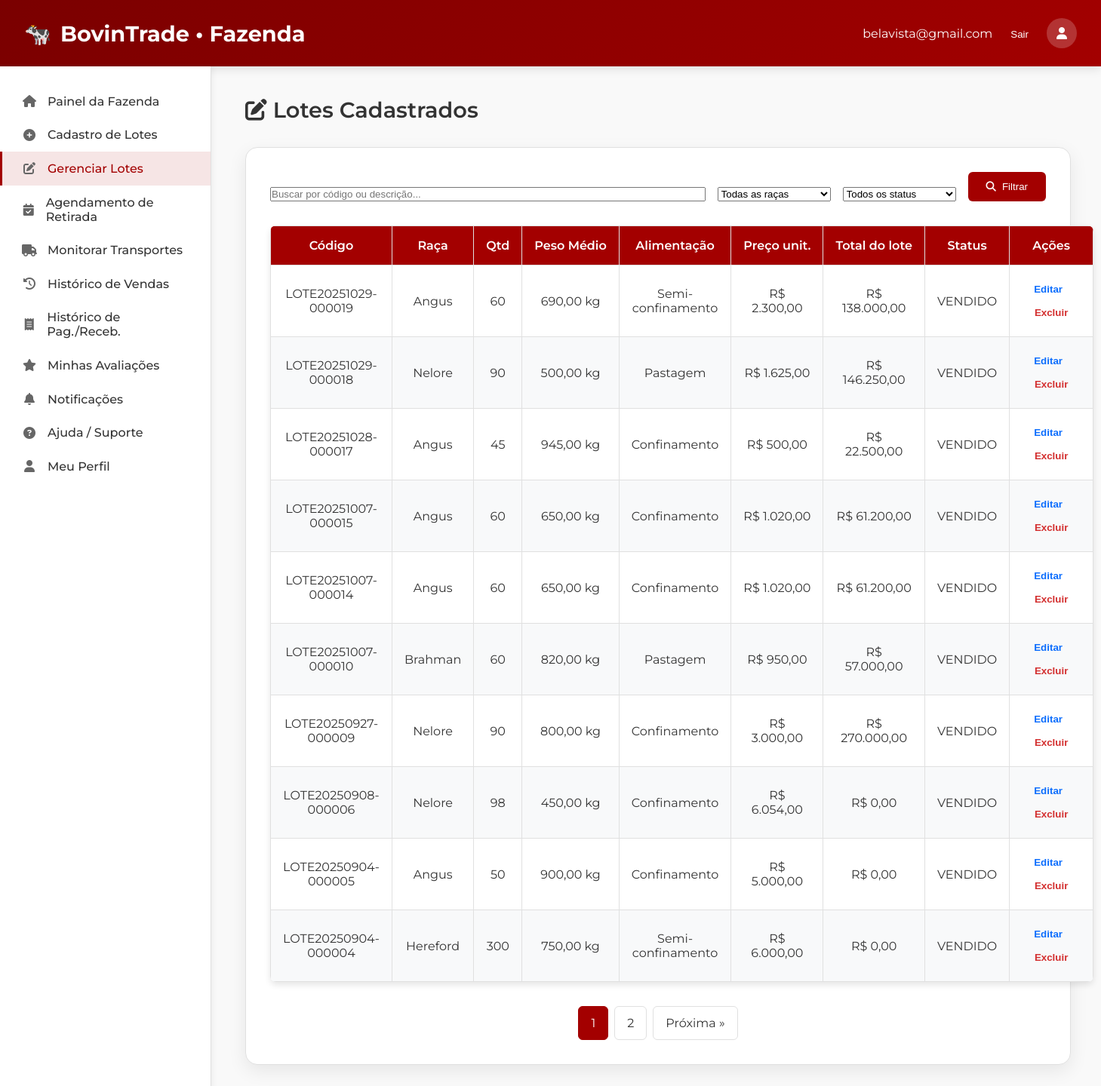
Page /gerenciar-lotes.php (signed in) on the committed database.
### tables this page shows
CREATE TABLE `lote_bois` (
  `id` bigint(20) UNSIGNED NOT NULL,
  `fazenda_id` bigint(20) UNSIGNED NOT NULL,
  `codigo_lote` varchar(32) NOT NULL,
  `created_at` timestamp NOT NULL DEFAULT current_timestamp(),
  `updated_at` timestamp NOT NULL DEFAULT current_timestamp() ON UPDATE current_timestamp(),
  `quantidade` int(10) UNSIGNED NOT NULL,
  `peso_medio_kg` decimal(7,2) NOT NULL,
  `raca` varchar(100) NOT NULL,
  `preco` decimal(12,2) NOT NULL,
  `historico_vacinacao` text NOT NULL,
  `tipo_alimentacao` varchar(100) NOT NULL,
  `descricao` text DEFAULT NULL,
  `status` enum('DISPONIVEL','EM_NEGOCIACAO','VENDIDO','INATIVO') NOT NULL DEFAULT 'DISPONIVEL',
  `localizacao` varchar(100) NOT NULL DEFAULT 'ND',
  `preco_total` decimal(10,2) NOT NULL DEFAULT 0.00,
  `imagem` varchar(255) DEFAULT NULL
);

### gerenciar-lotes.php (the view, shortened to what this page needs)
<?php
$current_page = basename($_SERVER['PHP_SELF']);
require_once  'config.php';
$u = $_SESSION['usuario'];
$fazendaId = (int)($u['id'] ?? 0);
$email = htmlspecialchars($u['email']      ?? '',          ENT_QUOTES, 'UTF-8');
function e($s){ return htmlspecialchars((string)$s, ENT_QUOTES | ENT_SUBSTITUTE, 'UTF-8'); }
function moeda($v){ return 'R$ ' . number_format((float)$v, 2, ',', '.'); }
function kg($v){ return number_format((float)$v, 2, ',', '.') . ' kg'; }
$csrf = $_SESSION['csrf_token'];
$porPagina = 10;
$pagina = max(1, (int)($_GET['p'] ?? 1));
$offset = ($pagina - 1) * $porPagina;
$busca        = trim($_GET['q']      ?? '');
$where = ["fazenda_id = :fid"];
$params = [":fid" => $fazendaId];
$sqlWhere = 'WHERE ' . implode(' AND ', $where);
$total = 0;
try {
    $stmtTot = $pdo->prepare("SELECT COUNT(*) FROM lote_bois $sqlWhere");
    $stmtTot->execute($params);
    $total = (int)$stmtTot->fetchColumn();
} catch (Throwable $e) {
    $flashErro = "Erro ao carregar lotes.";
}
$lotes = [];
try {
    $stmt = $pdo->prepare("
        SELECT id, codigo_lote, raca, quantidade, peso_medio_kg, tipo_alimentacao,
               historico_vacinacao, preco, preco_total, status, created_at
          FROM lote_bois
          $sqlWhere
        ORDER BY created_at DESC, id DESC
        LIMIT :lim OFFSET :off
    ");
    foreach ($params as $k => $v) { $stmt->bindValue($k, $v); }
    $stmt->bindValue(':lim', $porPagina, PDO::PARAM_INT);
    $stmt->bindValue(':off', $offset, PDO::PARAM_INT);
    $stmt->execute();
    $lotes = $stmt->fetchAll(PDO::FETCH_ASSOC);
} catch (Throwable $e) {
    $flashErro = "Erro ao carregar lotes.";
}
$totalPaginas = max(1, (int)ceil($total / $porPagina));
?>
<!DOCTYPE html>
<html lang="pt-br">
<head>
    <link rel="stylesheet" href="https://cdnjs.cloudflare.com/ajax/libs/font-awesome/6.4.0/css/all.min.css">
</head>
<body>
<header>
    <div style="display: flex; align-items: center; gap: 1rem;">
        <div class="logo">
            🐄
            <span>BovinTrade • Fazenda</span>
        </div>
    </div>
    <div class="user-menu">
        <span><?= $email ?></span> <form action="logout.php" method="post" style="display:inline;">
            <button type="submit" style="background:none; border:none; color:white; cursor:pointer;">Sair</button>
        </form>
        <div class="user-avatar"><i class="fas fa-user"></i></div>
    </div>
</header>
<div class="container">
    <aside class="sidebar">
        <ul class="sidebar-menu">
            <a href="02-painel-fazenda.php" class="menu-item <?= $current_page === '02-painel-fazenda.php' ? 'active' : '' ?>">
                <i class="fas fa-home"></i><span>Painel da Fazenda</span>
            </a>
            <a href="03-cadastro-lote.php" class="menu-item <?= $current_page === '03-cadastro-lote.php' ? 'active' : '' ?>">
                <i class="fas fa-plus-circle"></i><span>Cadastro de Lotes</span>
            </a>
            <a href="gerenciar-lotes.php" class="menu-item <?= $current_page === 'gerenciar-lotes.php' ? 'active' : '' ?>">
                <i class="fas fa-edit"></i><span>Gerenciar Lotes</span>
            </a>
            <a href="agendar-transporte-f.php" class="menu-item <?= $current_page === 'agendar-retirada.php' ? 'active' : '' ?>">
                <i class="fas fa-calendar-check"></i><span>Agendamento de Retirada</span>
            </a>
              <a href="monitorar-transportes-faz.php" class="menu-item">
                <i class="fas fa-truck"></i><span>Monitorar Transportes</span>
            </a>
            <a href="05-historico-vendas.php" class="menu-item <?= $current_page === '05-historico-vendas.php' ? 'active' : '' ?>">
                <i class="fas fa-history"></i><span>Histórico de Vendas</span>
            </a>
            <a href="06-historico-pgtorec.php" class="menu-item <?= $current_page === '06-historico-pgtorec.php' ? 'active' : '' ?>">
                <i class="fas fa-receipt"></i><span>Histórico de Pag./Receb.</span>
            </a>
            <a href="minhas-avaliacoes-fazenda.php" class="menu-item <?= $current_page === 'minhas-avaliacoes-fazenda.php' ? 'active' : '' ?>">
                <i class="fas fa-star"></i><span>Minhas Avaliações</span>
            </a>
            <a href="notificacoes-fazenda.php" class="menu-item <?= $current_page === 'notificacoes-fazenda.php' ? 'active' : '' ?>">
                <i class="fas fa-bell"></i><span>Notificações</span>
            </a>
            <a href="17-ajudafz.php" class="menu-item <?= $current_page === '17-ajudafz.php' ? 'active' : '' ?>">
                <i class="fas fa-question-circle"></i><span>Ajuda / Suporte</span>
            </a>
            <a href="01-meu-perfil-fazenda.php" class="menu-item <?= $current_page === '01-meu-perfil-fazenda.php' ? 'active' : '' ?>">
                <i class="fas fa-user"></i><span>Meu Perfil</span>
            </a>
        </ul>
    </aside>
    <main class="main">
        <div class="dashboard-header">
            <h1 class="dashboard-title"><i class="fas fa-edit"></i> Lotes Cadastrados</h1>
        </div>
        <div class="profile-container">
            <form method="get" action="" style="display: flex; gap: 1rem; margin-bottom: 2rem; flex-wrap: wrap; align-items: end;">
                <input type="text" name="q" value="<?= e($busca) ?>" placeholder="Buscar por código ou descrição..." style="flex: 1; min-width: 200px;" />
                <select name="raca" style="min-width: 150px;">
                    <option value="">Todas as raças</option>
                </select>
                <select name="status" style="min-width: 150px;">
                    <option value="">Todos os status</option>
                </select>
                <button type="submit" class="btn btn-primary" style="white-space: nowrap;"><i class="fas fa-search"></i> Filtrar</button>
            </form>
            <table>
                <thead>
                    <tr>
                        <th>Código</th>
                        <th>Raça</th>
                        <th>Qtd</th>
                        <th>Peso Médio</th>
                        <th>Alimentação</th>
                        <th>Preço unit.</th>
                        <th>Total do lote</th>
                        <th>Status</th>
                        <th>Ações</th>
                    </tr>
                </thead>
                <tbody>
                <?php if (!$lotes): ?>
                    <tr><td colspan="9" class="muted" style="text-align: center;">Nenhum lote encontrado.</td></tr>
                <?php else: ?>
                    <?php foreach ($lotes as $l): ?>
                        <tr>
                            <td><?= e($l['codigo_lote']) ?></td>
                            <td><?= e($l['raca']) ?></td>
                            <td><?= e($l['quantidade']) ?></td>
                            <td><?= e(kg($l['peso_medio_kg'])) ?></td>
                            <td><?= e($l['tipo_alimentacao']) ?></td>
                            <td><?= e(moeda($l['preco'])) ?></td>
                            <td><?= e(moeda($l['preco_total'])) ?></td>
                            <td><?= e($l['status']) ?></td>
                            <td>
                                <button class="btn-editar" onclick="location.href='editar-lote.php?id=<?= (int)$l['id'] ?>'" style="margin-right: 0.5rem;">Editar</button>
                                <?php if ($l['status'] === 'DISPONIVEL'): ?>
                                    <form method="post" action="" style="display: inline;" onsubmit="return confirm('Excluir este lote?');">
                                        <input type="hidden" name="_csrf" value="<?= e($csrf) ?>">
                                        <input type="hidden" name="acao" value="excluir">
                                        <input type="hidden" name="lote_id" value="<?= (int)$l['id'] ?>">
                                        <button type="submit" class="btn-excluir">Excluir</button>
                                    </form>
                                <?php else: ?>
                                    <button class="btn-excluir" disabled title="Só é possível excluir quando 'DISPONIVEL'">Excluir</button>
                                <?php endif; ?>
                            </td>
                        </tr>
                    <?php endforeach; ?>
                <?php endif; ?>
                </tbody>
            </table>
            <?php if ($totalPaginas > 1): ?>
                <div class="pagination">
                    <?php
                        $qsBase = $_GET; unset($qsBase['p']);
                        $qs = function($p) use ($qsBase){ $qsBase['p']=$p; return '?'.http_build_query($qsBase); };
                    ?>
                    <?php for ($p=1; $p <= $totalPaginas; $p++): ?>
                        <?php if ($p === $pagina): ?>
                            <span class="active"><?= $p ?></span>
                        <?php else: ?>
                            <a href="<?= e($qs($p)) ?>"><?= $p ?></a>
                        <?php endif; ?>
                    <?php endfor; ?>
                    <?php if ($pagina < $totalPaginas): ?>
                        <a href="<?= e($qs($pagina+1)) ?>">Próxima &raquo;</a>
                    <?php endif; ?>
                </div>
            <?php endif; ?>
        </div>
    </main>
</div>
</body>
</html>

### gerenciar-lotes.php (style rules this page uses)
:root { --primary: #a30000; --primary-dark: #7a0000; --text: #333333; --text-light: #666666; --background: #ffffff; --border: #e0e0e0; }
* { margin:0; padding:0; box-sizing:border-box; }
body { font-family:'Montserrat',sans-serif; background:#f9f9f9; color:var(--text); overflow-x: hidden; }
header { background:linear-gradient(135deg,var(--primary-dark),var(--primary)); color:white; padding:1.5rem 2rem; display:flex; justify-content:space-between; align-items:center; box-shadow:0 4px 12px rgba(0,0,0,0.1); }
.logo { font-size:1.8rem; font-weight:700; display:flex; align-items:center; gap:0.75rem; }
.user-menu { display:flex; align-items:center; gap:1.5rem; }
.user-avatar { width:40px; height:40px; border-radius:50%; background-color:rgba(255,255,255,0.2); display:flex; align-items:center; justify-content:center; }
.container { display:flex; min-height:calc(100vh - 76px); width: 100%; }
.sidebar { width:280px; background:var(--background); border-right:1px solid var(--border); padding:1.5rem 0; box-shadow:2px 0 8px rgba(0,0,0,0.05); flex-shrink:0; transition: transform 0.3s ease; }
.sidebar-menu { list-style:none; }
.menu-item { padding:0.8rem 1.5rem; display:flex; align-items:center; gap:0.75rem; color:var(--text); text-decoration:none; font-weight:500; border-left:3px solid transparent; transition:0.2s; }
.menu-item i { width:24px; text-align:center; color:var(--text-light); }
.menu-item.active { background-color:rgba(163,0,0,0.1); color:var(--primary); border-left:3px solid var(--primary); }
.main { flex:1; padding:2.5rem; min-width:0; }
.dashboard-header { display:flex; justify-content:space-between; align-items:center; margin-bottom:2rem; }
.dashboard-title { font-size:1.8rem; font-weight:600; color:var(--text); }
.btn { padding:0.75rem 1.5rem; border-radius:6px; font-weight:500; cursor:pointer; transition: all 0.2s; border:none; display:inline-flex; align-items:center; gap:0.5rem; }
.btn-primary { background-color: var(--primary); color:white; }
.profile-container { background: var(--background); padding: 2rem; border-radius: 16px; box-shadow: 0 8px 24px rgba(0,0,0,0.08); border: 1px solid var(--border); margin-bottom: 2rem; }
table { width: 100%; border-collapse: collapse; margin-top: 1rem; background: var(--background); box-shadow: 0 4px 8px rgba(0,0,0,0.1); border-radius: 8px; overflow: hidden; }
th, td { padding: 1rem; border: 1px solid var(--border); text-align: center; vertical-align: middle; }
th { background-color: var(--primary); color: #fff; white-space: nowrap; font-weight: 600; }
tr:nth-child(even) { background-color: #f8f9fa; }
.btn-excluir, .btn-editar { background: transparent; border: none; font-weight: 600; cursor: pointer; padding: 0.5rem 1rem; border-radius: 4px; transition: all 0.2s; }
.btn-excluir { color: #d32f2f; }
.btn-editar { color: #0d6efd; }
.pagination { display: flex; gap: 0.5rem; align-items: center; margin-top: 2rem; justify-content: center; flex-wrap: wrap; }
.pagination a, .pagination span { padding: 0.75rem 1rem; border: 1px solid var(--border); border-radius: 6px; text-decoration: none; color: var(--text); transition: all 0.2s; }
.pagination .active { background: var(--primary); color: #fff; border-color: var(--primary); }

### rows in the picture
lote_bois: codigo_lote "LOTE20251029-000019", raca "Angus", quantidade "60", peso_medio_kg "690,00 kg", tipo_alimentacao "Semi-confinamento", preco "R$ 2.300,00", preco_total "R$ 138.000,00", status "VENDIDO", shows "Excluir"
lote_bois: codigo_lote "LOTE20251029-000018", raca "Nelore", quantidade "90", peso_medio_kg "500,00 kg", tipo_alimentacao "Pastagem", preco "R$ 1.625,00", preco_total "R$ 146.250,00", status "VENDIDO", shows "Excluir"
lote_bois: codigo_lote "LOTE20251028-000017", raca "Angus", quantidade "45", peso_medio_kg "945,00 kg", tipo_alimentacao "Confinamento", preco "R$ 500,00", preco_total "R$ 22.500,00", status "VENDIDO", shows "Excluir"
lote_bois: codigo_lote "LOTE20251007-000015", raca "Angus", quantidade "60", peso_medio_kg "650,00 kg", tipo_alimentacao "Confinamento", preco "R$ 1.020,00", preco_total "R$ 61.200,00", status "VENDIDO", shows "Excluir"
lote_bois: codigo_lote "LOTE20251007-000014", raca "Angus", quantidade "60", peso_medio_kg "650,00 kg", tipo_alimentacao "Confinamento", preco "R$ 1.020,00", preco_total "R$ 61.200,00", status "VENDIDO", shows "Excluir"
lote_bois: codigo_lote "LOTE20251007-000010", raca "Brahman", quantidade "60", peso_medio_kg "820,00 kg", tipo_alimentacao "Pastagem", preco "R$ 950,00", preco_total "R$ 57.000,00", status "VENDIDO", shows "Excluir"
lote_bois: codigo_lote "LOTE20250927-000009", raca "Nelore", quantidade "90", peso_medio_kg "800,00 kg", tipo_alimentacao "Confinamento", preco "R$ 3.000,00", preco_total "R$ 270.000,00", status "VENDIDO", shows "Excluir"
lote_bois: codigo_lote "LOTE20250908-000006", raca "Nelore", quantidade "98", peso_medio_kg "450,00 kg", tipo_alimentacao "Confinamento", preco "R$ 6.054,00", preco_total "R$ 0,00", status "VENDIDO", shows "Excluir"
lote_bois: codigo_lote "LOTE20250904-000005", raca "Angus", quantidade "50", peso_medio_kg "900,00 kg", tipo_alimentacao "Confinamento", preco "R$ 5.000,00", preco_total "R$ 0,00", status "VENDIDO", shows "Excluir"
lote_bois: codigo_lote "LOTE20250904-000004", raca "Hereford", quantidade "300", peso_medio_kg "750,00 kg", tipo_alimentacao "Semi-confinamento", preco "R$ 6.000,00", preco_total "R$ 0,00", status "VENDIDO", shows "Excluir"

### other values in the picture
$email "belavista@gmail.com"
